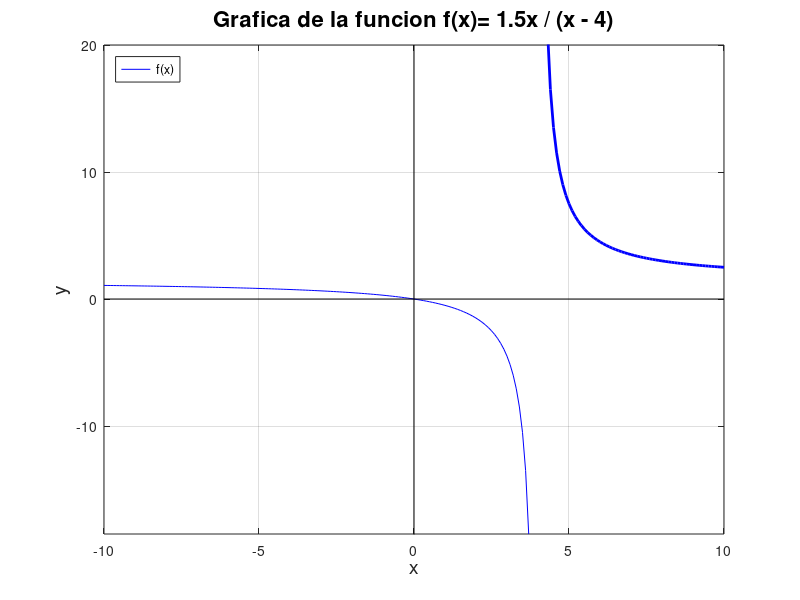

This figure's MATLAB source:

% Programa que genera la grafica de la funcion f(x) = 1.5x / (x - 4) desde
% x = -10 a 10.

x1 = -10:0.1:3.7;
x2 = 4.3:0.1:10;

y1 = 1.5*x1./(x1-4);
y2 = 1.5*x2./(x2-4);

plot(x1,y1,'b',x2,y2,'b','LineWidth',2)
xlabel('x','FontSize',14)
ylabel('y','FontSize',14)
title('Grafica de la funcion f(x)= 1.5x / (x - 4)','FontSize',16)
grid on
xlim([-10,10])
ylim([-18.5,20])

hold on
plot([0,0],[-20,20],'k-','LineWidth',0.5)
plot([-10,10],[0,0],'k-','LineWidth',0.5)
hold off

legend('f(x)','Location','NorthWest')
